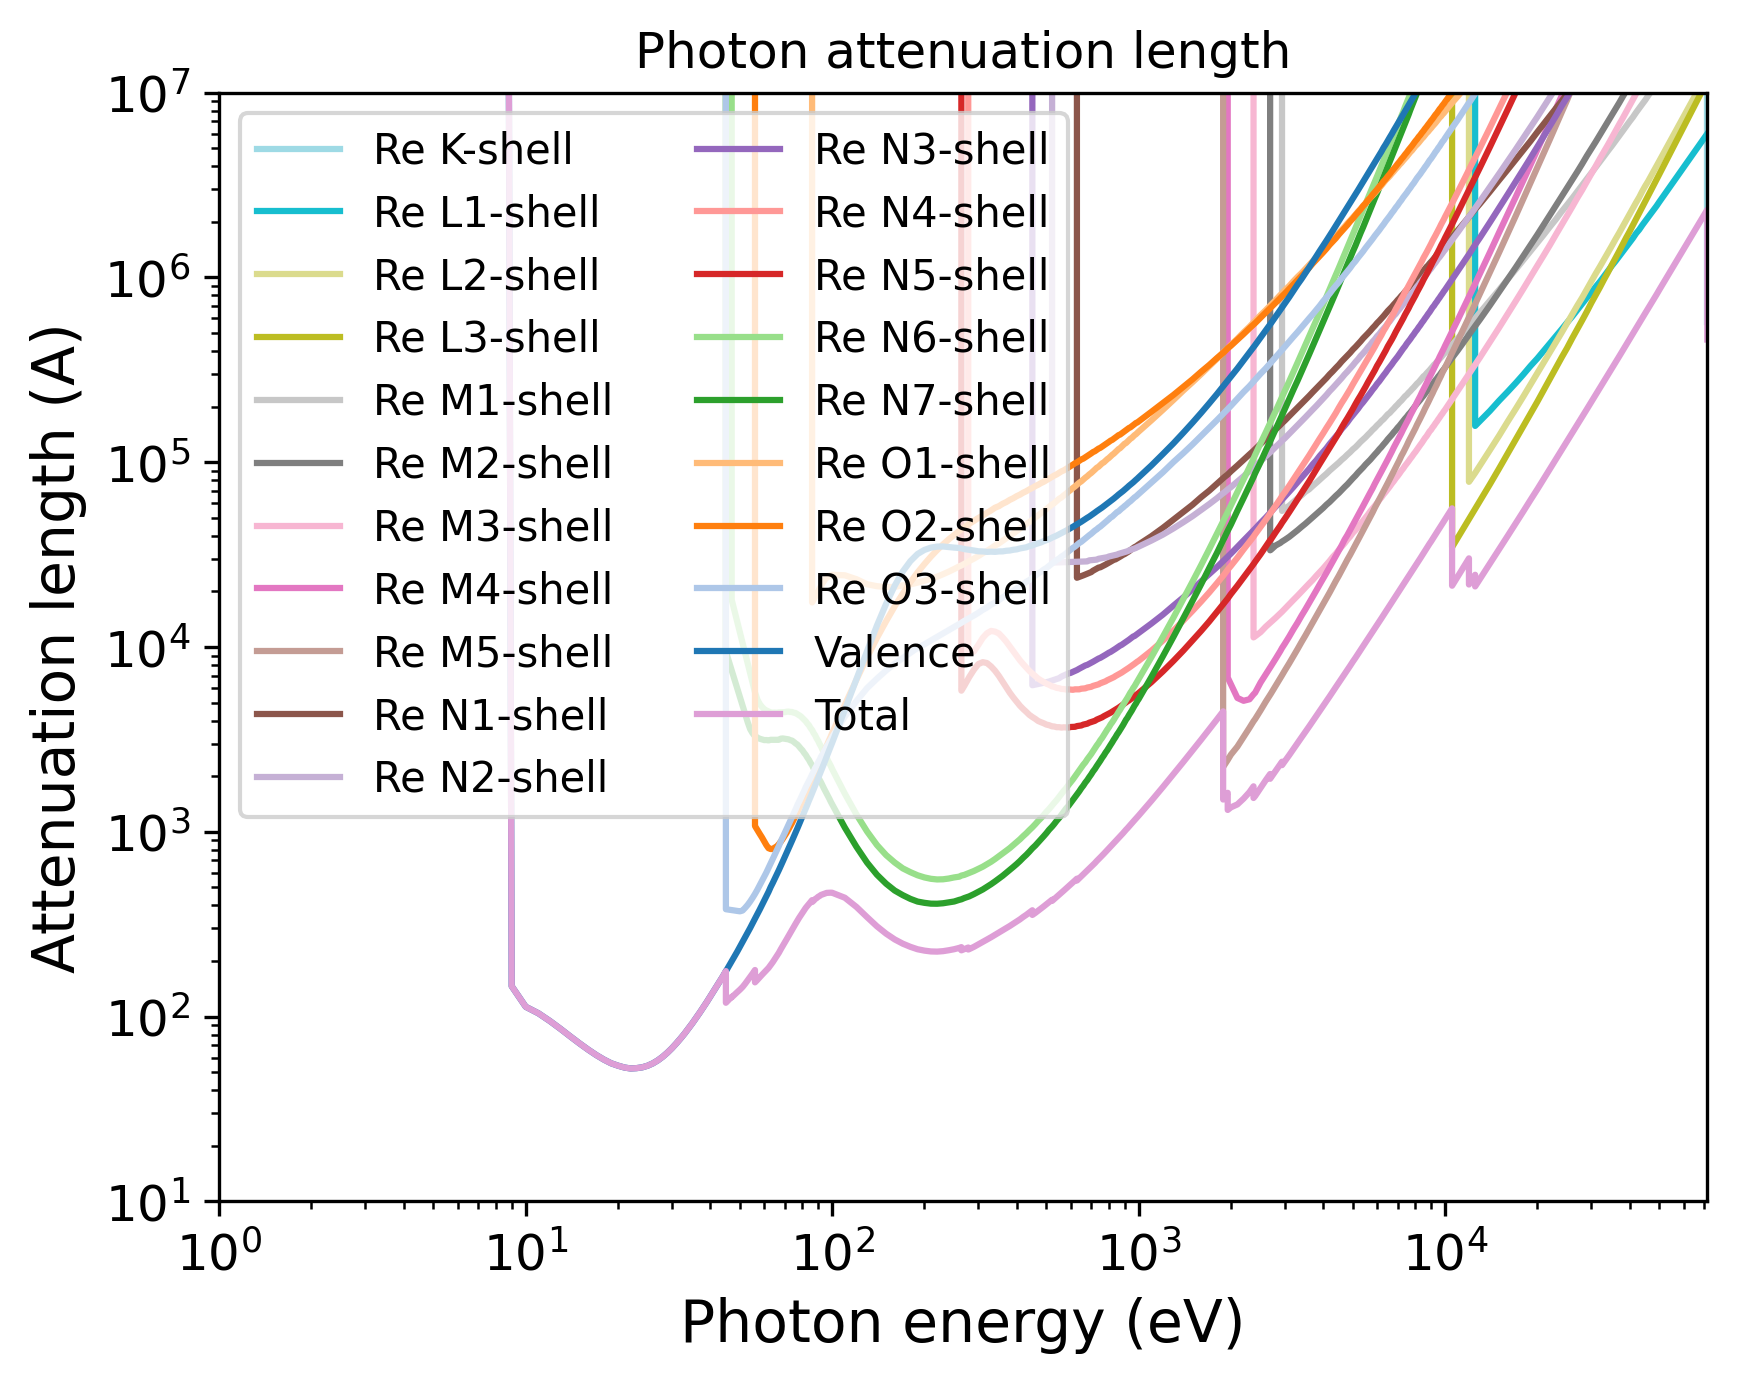

The Python source for this figure:
import pandas as pd
import numpy as np
import matplotlib.pyplot as plt
import matplotlib.cm as cm
# Set the format:
plt.xlabel("Photon energy (eV)", fontsize=14)
plt.ylabel("Attenuation length (A)", fontsize=14)
plt.xticks(fontsize=12)
plt.yticks(fontsize=12)
plt.grid(False)
# Set the axes:
# Read the output file:
df = pd.read_csv(r"OUTPUT_Re_Photon_IMFP.dat", sep=r'\s+', header=None, comment="#", skipinitialspace=True)
plt.xscale("log")
plt.yscale("log")
# Prepare the plot:
columns_to_plot = [ 1, 2, 3, 4, 5, 6, 7, 8, 9, 10, 11, 12, 13, 14, 15, 16, 17, 18, 19, 20, 21]
labels = [ "Re K-shell", "Re L1-shell", "Re L2-shell", "Re L3-shell", "Re M1-shell", "Re M2-shell", "Re M3-shell", "Re M4-shell", "Re M5-shell", "Re N1-shell", "Re N2-shell", "Re N3-shell", "Re N4-shell", "Re N5-shell", "Re N6-shell", "Re N7-shell", "Re O1-shell", "Re O2-shell", "Re O3-shell", "Valence", "Total"]
# Create N distinct colors from a colormap
N = len(columns_to_plot)
colors = np.vstack([plt.cm.tab20(np.linspace(1, 0, 20)), plt.cm.tab20b(np.linspace(1, 0, 20))])
# Set line styles:
linestyles = [ "-", "-", "-", "-", "-", "-", "-", "-", "-", "-", "-", "-", "-", "-", "-", "-", "-", "-", "-", "-", "-"]
for i, col in enumerate(columns_to_plot):
    color = colors[i % len(colors)]
    ls    = linestyles[i % len(linestyles)]
    label = labels[i % len(labels)]
    plt.plot(df.iloc[:, 0], df.iloc[:, col],
    color=color,
    label=label,
    linestyle=ls)
plt.xlim(1.00000000,71681.00100000)
plt.ylim(10.00000000,10000000.00000000)
plt.title("Photon attenuation length")
plt.legend(loc="best", fontsize=10, ncol=2)
# Save the plot in this format:
plt.savefig("OUTPUT_MFP_photon.png", dpi=300, bbox_inches="tight")
